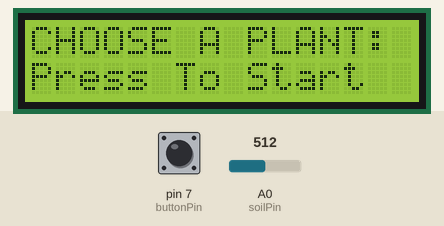
This sketch was run on a simulated Arduino Uno, built with avr-gcc and run on an emulated ATmega328P. Parts: 16×2 character LCD. Inputs (shaded band) come from the test bench; at power-on: pin 7 (buttonPin) HIGH, A0 (soilPin) = 512. What the sketch prints to the serial monitor is not drawn.

Above: at 7.9 s.
8.0 s: pin 7 (buttonPin) pulled LOW for 0.2 s
At 9.3 s:
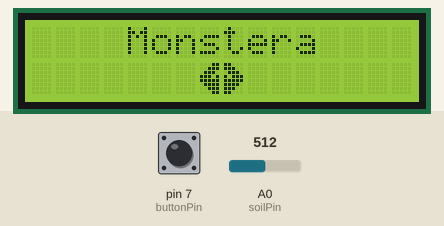
9.9 s: pin 7 (buttonPin) pulled LOW for 1 s
At 11.7 s:
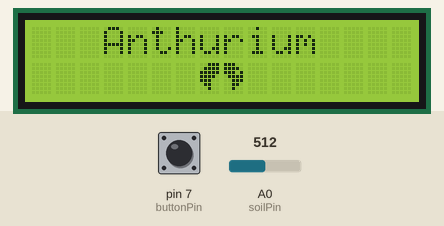
12.4 s: pin 7 (buttonPin) pulled LOW for 3.2 s
At 15.1 s:
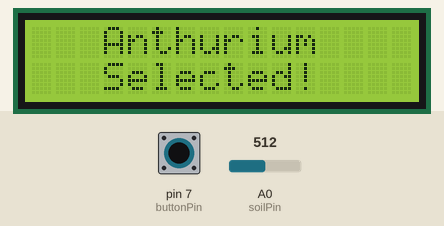
21.3 s: pin 7 (buttonPin) pulsed LOW 2 times (0.12 s each, 0.3 s apart)
At 23.0 s:
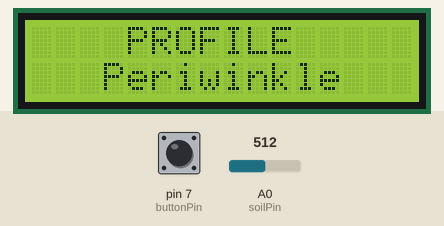
24.9 s: pin 7 (buttonPin) pulled LOW for 0.2 s
At 25.9 s:
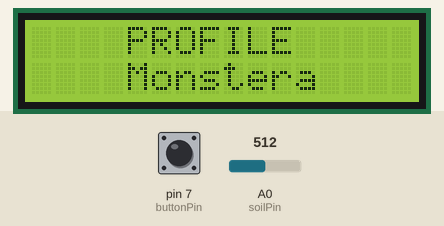
28.1 s: pin 7 (buttonPin) pulled LOW for 0.2 s
At 29.5 s:
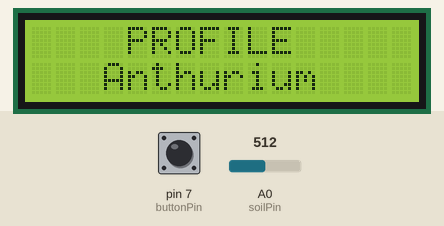
Timing chart, 0 to 31.1 s (numbered marks = the images above; inputs shaded):
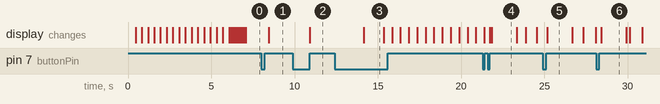

Measured:
- after the input at 8.0 s, the display: changes after 0.46 s (image 1)
- after the input at 9.9 s, the display: changes after 1.0 s (image 2)
- after the input at 12.4 s, the display: changes after 1.7 s (image 3)
- after the input at 21.3 s, the display: first differs from a run without the input after 0.53 s (image 4)
- after the input at 24.9 s, the display: changes after 0.27 s (image 5)
- after the input at 28.1 s, the display: changes after 0.30 s (image 6)
- what the display in image 3 shows lasts 1.2 s, from 14.1 s to 15.3 s

The sketch:

Moisture_Sensor_V1.ino
```cpp
#include <LiquidCrystal.h>

// ============================================================
// SENSOR CALIBRATION
// ============================================================

const int AIR_VALUE = 567;
const int WATER_VALUE = 236;

const int soilPin = A0;
const int buttonPin = 7;


// ============================================================
// PLANT PROFILES
// ============================================================

const int TOTAL_PLANTS = 3;
int currentPlant = 0;

struct PlantProfile {
  String name;
  int dryThreshold;
  int cycleDays;
  int iconLeftIndex;
  int iconRightIndex;
};

PlantProfile plants[TOTAL_PLANTS] = {
  // Name          Dry threshold   Cycle estimate   Icon
  {"Monstera",     500,            12,               0, 1},
  {"Anthurium",    450,            7,                2, 3},
  {"Periwinkle",   510,            10,               4, 5}
};


// ============================================================
// LCD
// ============================================================

LiquidCrystal lcd(12, 11, 5, 4, 3, 2);


// ============================================================
// CUSTOM CHARACTERS
// ============================================================

// ------------------------------------------------------------
// MONSTERA - LEFT
// ------------------------------------------------------------

byte monsteraLeft[8] = {
  B00011,
  B00111,
  B01110,
  B11101,
  B11111,
  B01111,
  B00111,
  B00011
};


// ------------------------------------------------------------
// MONSTERA - RIGHT
// ------------------------------------------------------------

byte monsteraRight[8] = {
  B11000,
  B11100,
  B01110,
  B10111,
  B11111,
  B11110,
  B11100,
  B11000
};


// ------------------------------------------------------------
// ANTHURIUM - LEFT
// ------------------------------------------------------------

byte anthuriumLeft[8] = {
  B00111,
  B01111,
  B11111,
  B11110,
  B11100,
  B01100,
  B00100,
  B00000
};


// ------------------------------------------------------------
// ANTHURIUM - RIGHT
// ------------------------------------------------------------

byte anthuriumRight[8] = {
  B11100,
  B11110,
  B11101,
  B01111,
  B00111,
  B00110,
  B00100,
  B00000
};


// ------------------------------------------------------------
// PERIWINKLE - LEFT
// ------------------------------------------------------------

byte periwinkleLeft[8] = {
  B00000,
  B00110,
  B01111,
  B11111,
  B11111,
  B01111,
  B00110,
  B00000
};


// ------------------------------------------------------------
// PERIWINKLE - RIGHT
// ------------------------------------------------------------

byte periwinkleRight[8] = {
  B00000,
  B01100,
  B11110,
  B11111,
  B11111,
  B11110,
  B01100,
  B00000
};


// ============================================================
// BUTTON
// ============================================================

bool lastButtonState = HIGH;
unsigned long buttonPressedTime = 0;

const unsigned long longPressDuration = 1500;


// ============================================================
// DISPLAY SETTINGS
// ============================================================

const unsigned long screenDuration = 5000;


// ============================================================
// CENTER TEXT
// ============================================================

void printCentered(String text, int row) {

  int startPosition = (16 - text.length()) / 2;

  if (startPosition < 0) {
    startPosition = 0;
  }

  lcd.setCursor(0, row);
  lcd.print("                ");

  lcd.setCursor(startPosition, row);
  lcd.print(text);
}


// ============================================================
// DISPLAY PLANT ICON
// ============================================================

void displayPlantIcon(int plantIndex) {

  lcd.setCursor(7, 1);

  lcd.write(byte(plants[plantIndex].iconLeftIndex));
  lcd.write(byte(plants[plantIndex].iconRightIndex));
}


// ============================================================
// DISPLAY PLANT SELECTION
// ============================================================

void showPlantSelection() {

  lcd.clear();

  printCentered(plants[currentPlant].name, 0);

  displayPlantIcon(currentPlant);
}


// ============================================================
// SETUP
// ============================================================

void setup() {

  Serial.begin(9600);

  pinMode(buttonPin, INPUT_PULLUP);

  lcd.begin(16, 2);


  // ==========================================================
  // LOAD CUSTOM CHARACTERS
  // ==========================================================

  lcd.createChar(0, monsteraLeft);
  lcd.createChar(1, monsteraRight);

  lcd.createChar(2, anthuriumLeft);
  lcd.createChar(3, anthuriumRight);

  lcd.createChar(4, periwinkleLeft);
  lcd.createChar(5, periwinkleRight);


  // ==========================================================
  // STARTUP SCREEN
  // ==========================================================

  lcd.clear();

  printCentered("PLANT MONITOR", 0);

  lcd.setCursor(0, 1);

  for (int i = 0; i < 16; i++) {

    lcd.write(byte(255));

    delay(375);
  }


  // ==========================================================
  // SCREEN WIPE
  // ==========================================================

  for (int i = 0; i < 16; i++) {

    lcd.setCursor(i, 0);
    lcd.print(" ");

    lcd.setCursor(i, 1);
    lcd.print(" ");

    delay(62);
  }

  lcd.clear();


  // ==========================================================
  // CHOOSE A PLANT
  // ==========================================================

  lcd.setCursor(0, 0);
  lcd.print("CHOOSE A PLANT:");

  lcd.setCursor(0, 1);
  lcd.print("Press To Start");


  // Wait for first button press
  while (digitalRead(buttonPin) == HIGH) {
    delay(10);
  }


  // Wait for release
  while (digitalRead(buttonPin) == LOW) {
    delay(10);
  }

  delay(250);


  // ==========================================================
  // PLANT SELECTION
  // ==========================================================

  bool choosing = true;

  lastButtonState = HIGH;
  buttonPressedTime = 0;

  showPlantSelection();


  while (choosing) {

    bool currentButtonState = digitalRead(buttonPin);


    // Button pressed
    if (currentButtonState == LOW &&
        lastButtonState == HIGH) {

      buttonPressedTime = millis();
    }


    // Long press = confirm
    if (currentButtonState == LOW &&
        buttonPressedTime > 0) {

      if ((millis() - buttonPressedTime)
          >= longPressDuration) {

        choosing = false;

        buttonPressedTime = 0;

        delay(200);
      }
    }


    // Button released
    if (currentButtonState == HIGH &&
        lastButtonState == LOW &&
        buttonPressedTime > 0) {

      unsigned long pressDuration =
        millis() - buttonPressedTime;

      buttonPressedTime = 0;


      // Short press = next plant
      if (pressDuration < longPressDuration) {

        currentPlant++;

        if (currentPlant >= TOTAL_PLANTS) {
          currentPlant = 0;
        }

        showPlantSelection();
      }
    }


    lastButtonState = currentButtonState;

    delay(20);
  }


  // ==========================================================
  // PLANT CONFIRMED
  // ==========================================================

  lcd.clear();

  printCentered(plants[currentPlant].name, 0);
  printCentered("Selected!", 1);

  delay(1200);


  // ==========================================================
  // VITALS LOADING
  // ==========================================================

  lcd.clear();

  printCentered(plants[currentPlant].name, 0);


  for (int loopCount = 0; loopCount < 3; loopCount++) {

    for (int dots = 0; dots <= 3; dots++) {

      lcd.setCursor(0, 1);
      lcd.print("                ");

      lcd.setCursor(4, 1);
      lcd.print("Checking");

      if (dots >= 1) {
        lcd.print(".");
      }

      if (dots >= 2) {
        lcd.print(".");
      }

      if (dots >= 3) {
        lcd.print(".");
      }

      delay(500);
    }
  }

  lcd.clear();
}


// ============================================================
// MAIN LOOP
// ============================================================

void loop() {

  // ==========================================================
  // BUTTON
  // ==========================================================

  bool currentButtonState = digitalRead(buttonPin);


  // Button pressed
  if (currentButtonState == LOW &&
      lastButtonState == HIGH) {

    buttonPressedTime = millis();
  }


  // Button released
  if (currentButtonState == HIGH &&
      lastButtonState == LOW &&
      buttonPressedTime > 0) {

    unsigned long pressDuration =
      millis() - buttonPressedTime;

    buttonPressedTime = 0;


    // Short press = change plant
    if (pressDuration < longPressDuration) {

      currentPlant++;

      if (currentPlant >= TOTAL_PLANTS) {
        currentPlant = 0;
      }


      lcd.clear();

      printCentered("PROFILE", 0);
      printCentered(plants[currentPlant].name, 1);

      delay(1500);

      lcd.clear();
    }
  }


  lastButtonState = currentButtonState;


  // ==========================================================
  // SOIL SENSOR
  // ==========================================================

  int moisture = analogRead(soilPin);


  float moisturePercent =
    ((float)(AIR_VALUE - moisture) /
     (AIR_VALUE - WATER_VALUE)) * 100.0;


  int finalPercent =
    constrain((int)moisturePercent, 0, 100);


  // ==========================================================
  // WATERING ESTIMATE
  // ==========================================================

  int daysLeft =
    map(
      moisture,
      WATER_VALUE,
      plants[currentPlant].dryThreshold,
      plants[currentPlant].cycleDays,
      0
    );


  daysLeft =
    constrain(
      daysLeft,
      0,
      plants[currentPlant].cycleDays
    );


  // ==========================================================
  // DISPLAY
  // ==========================================================

  unsigned long currentMillis = millis();


  // Always show plant name
  printCentered(
    plants[currentPlant].name,
    0
  );


  // ==========================================================
  // DRY SOIL WARNING
  // ==========================================================

  if (moisture >=
      plants[currentPlant].dryThreshold) {

    if ((currentMillis / 700) % 2 == 0) {

      printCentered("WATER NOW!", 1);

    } else {

      lcd.setCursor(0, 1);
      lcd.print("                ");
    }
  }


  // ==========================================================
  // NORMAL OPERATION
  // ==========================================================

  else {

    int screen =
      (currentMillis / screenDuration) % 3;


    // --------------------------------------------------------
    // MOISTURE
    // --------------------------------------------------------

    if (screen == 0) {

      String moistureText =
        "Moisture: " +
        String(finalPercent) +
        "%";

      printCentered(moistureText, 1);
    }


    // --------------------------------------------------------
    // SOIL STATUS
    // --------------------------------------------------------

    else if (screen == 1) {

      printCentered("Soil Status: OK", 1);
    }


    // --------------------------------------------------------
    // WATERING ESTIMATE
    // --------------------------------------------------------

    else {

      String waterText =
        "Water in " +
        String(daysLeft);

      if (daysLeft == 1) {
        waterText += " day";
      }

      else {
        waterText += " days";
      }

      printCentered(waterText, 1);
    }
  }


  // ==========================================================
  // SERIAL MONITOR
  // ==========================================================

  Serial.print("Monitoring: ");
  Serial.print(plants[currentPlant].name);

  Serial.print(" | Raw Pin A0: ");
  Serial.print(moisture);

  Serial.print(" | Calibrated: ");
  Serial.print(finalPercent);

  Serial.println("%");


  delay(100);
}
```
